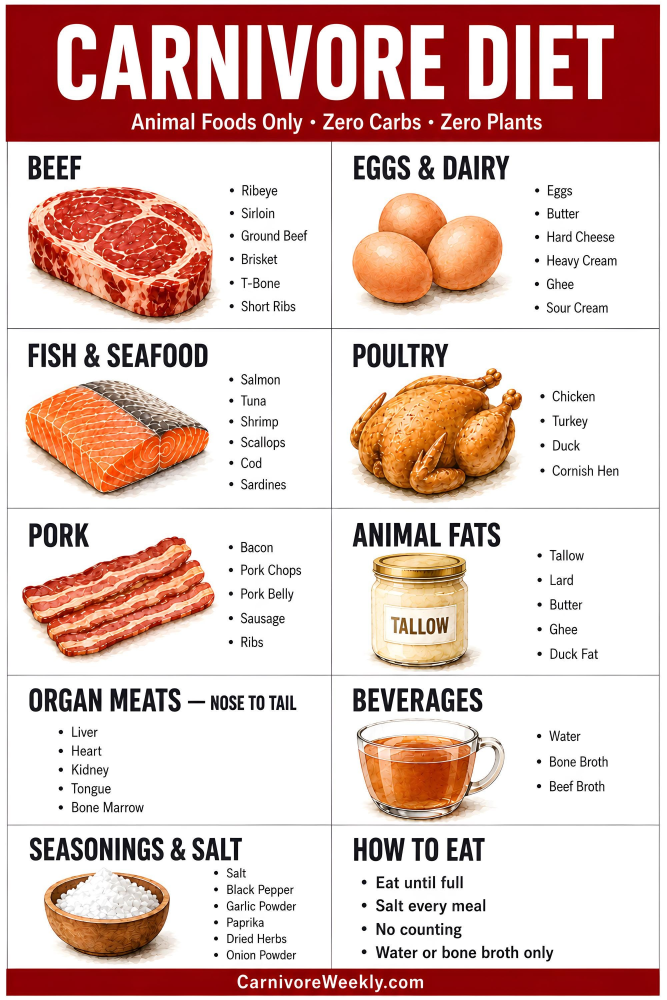
#> input picture etsy/products/listing-images/food-list-buildout-2026-08-10/originals/carn-1.jpg, 2000 x 3000 px (shown at 1/3 size)
$ python build_carnivore_red_chart_art.py
#> lines starting #> are read from the running program, lines starting #| are printed output that depends on the picture
#!/usr/bin/env python3
"""Extract the food illustrations out of the live red carnivore chart.

Context: the Etsy listing 4464217679 photos show a modern red-and-white chart
with 10 sections, but the file buyers download is the old cream-and-sepia
8-section design. See reports/carnivore-chart-mismatch-2026-08-11.md in the
vault. The fix is to rebuild the red chart as a real 8.5x11 300 DPI PDF.

The red chart only survives as a 2000x3000 JPEG pulled off the live listing on
2026-08-10. That is a 2:3 poster shape, so at 300 DPI it prints 6.67x10in,
short of the 8.5x11 the listing promises. Upscaling the whole thing is not
acceptable, so the chart gets retypeset: all the TEXT is rebuilt as real text
in fridge-card-carnivore-red.html, and only the eight watercolour food
illustrations are lifted out of the JPEG and reused here.

HARD RULE (Brew's lessons-learned): nothing here is AI generated. Every
illustration is a crop of the real artwork already shown in the listing photos.

Run:  python3 products/templates/build_carnivore_red_chart_art.py   (cwd=etsy/)
Out:  products/product-images/carnivore-red-chart-art/<name>.png
"""
from pathlib import Path

from PIL import Image, ImageDraw

HERE = Path(__file__).resolve().parent
ETSY = HERE.parent.parent
SRC = (
    ETSY
    / "products"
    / "listing-images"
    / "food-list-buildout-2026-08-10"
    / "originals"
    / "carn-1.jpg"
)
OUT = ETSY / "products" / "product-images" / "carnivore-red-chart-art"

# Bounding boxes measured off carn-1.jpg (2000x3000) by colour-saturation mask.
# The Organ Meats and How To Eat panels carry no illustration in the original.
CROPS = {
    "beef": (84, 560, 637, 963),
    "eggs-dairy": (1057, 579, 1507, 929),
    "fish-seafood": (76, 1149, 626, 1486),
    "poultry": (1050, 1105, 1565, 1500),
    "pork": (67, 1609, 643, 1976),
    "animal-fats": (1114, 1658, 1403, 2000),
    "beverages": (1076, 2206, 1497, 2448),
    "seasonings-salt": (133, 2617, 508, 2878),
}

# The Pork and Poultry artwork tucks up under its own section heading, so a
# plain rectangle drags a slice of the old "PORK" / "POULTRY" lettering along
# with it. These boxes (same source coordinates) get painted back to white.
ERASE = {
    "pork": [(60, 1550, 305, 1660)],
    "poultry": [(1040, 1015, 1360, 1110)],
}

PAD = 18  # keep the soft drop shadow that sits under each illustration


def main():
    OUT.mkdir(parents=True, exist_ok=True)
    src = Image.open(SRC).convert("RGB")
#> src is the input picture: PIL image 2000x3000 RGB; mean R, G, B 223.8, 194.2, 187.6
    for name, (x0, y0, x1, y1) in CROPS.items():
        box = (
            max(0, x0 - PAD),
            max(0, y0 - PAD),
            min(src.width, x1 + PAD),
            min(src.height, y1 + PAD),
        )
        crop = src.crop(box)
        for ex0, ey0, ex1, ey1 in ERASE.get(name, []):
            ImageDraw.Draw(crop).rectangle(
                [ex0 - box[0], ey0 - box[1], ex1 - box[0], ey1 - box[1]],
                fill=(255, 255, 255),
            )
        dest = OUT / f"{name}.png"
        crop.save(dest, "PNG", optimize=True)
        print(f"  {dest.name}  {crop.width}x{crop.height}")
#> this loop made 8 passes
#> pass 1, in main, `crop = src.crop(box)`:
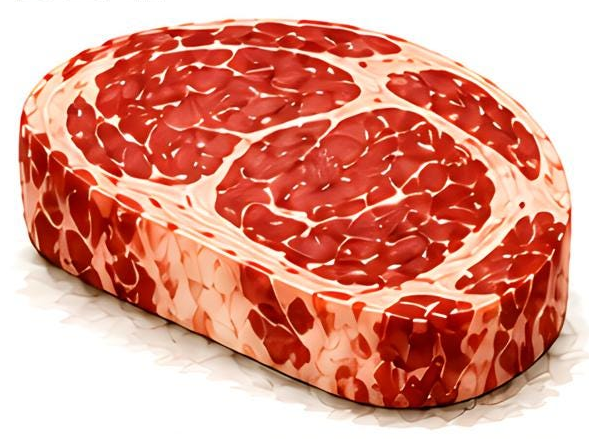
#> crop: PIL image 589x439 RGB; mean R, G, B 221.5, 148.6, 132.9
#> pass 2, in main, `crop = src.crop(box)`:
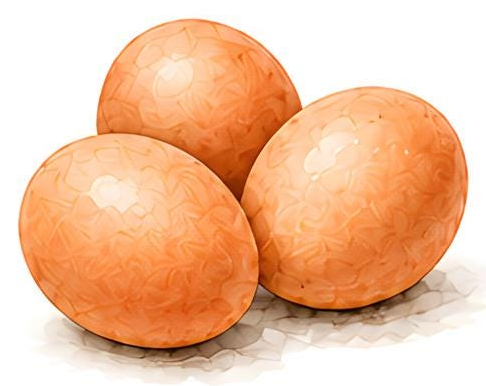
#> crop: PIL image 486x386 RGB; mean R, G, B 240.6, 191.4, 157.4
#> pass 3, in main, `crop = src.crop(box)`:
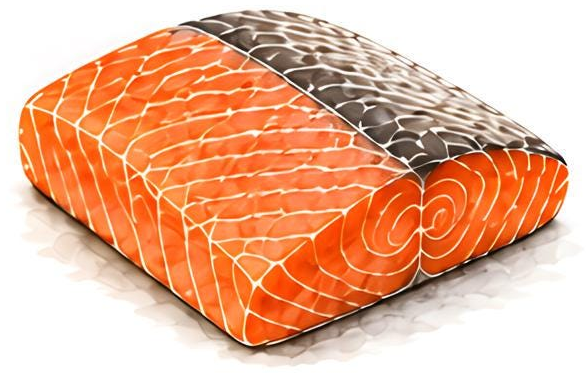
#> crop: PIL image 586x373 RGB; mean R, G, B 232.4, 177.2, 147.1
#> after the loop:
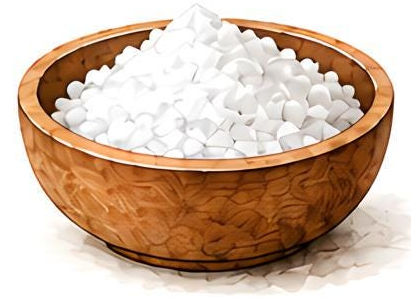
#> crop: PIL image 411x297 RGB; mean R, G, B 207.1, 180.6, 160.2


if __name__ == "__main__":
    main()

$ run again, with etsy/products/listing-images/food-list-buildout-2026-08-10/originals/pesc-1.jpg copied over etsy/products/listing-images/food-list-buildout-2026-08-10/originals/carn-1.jpg
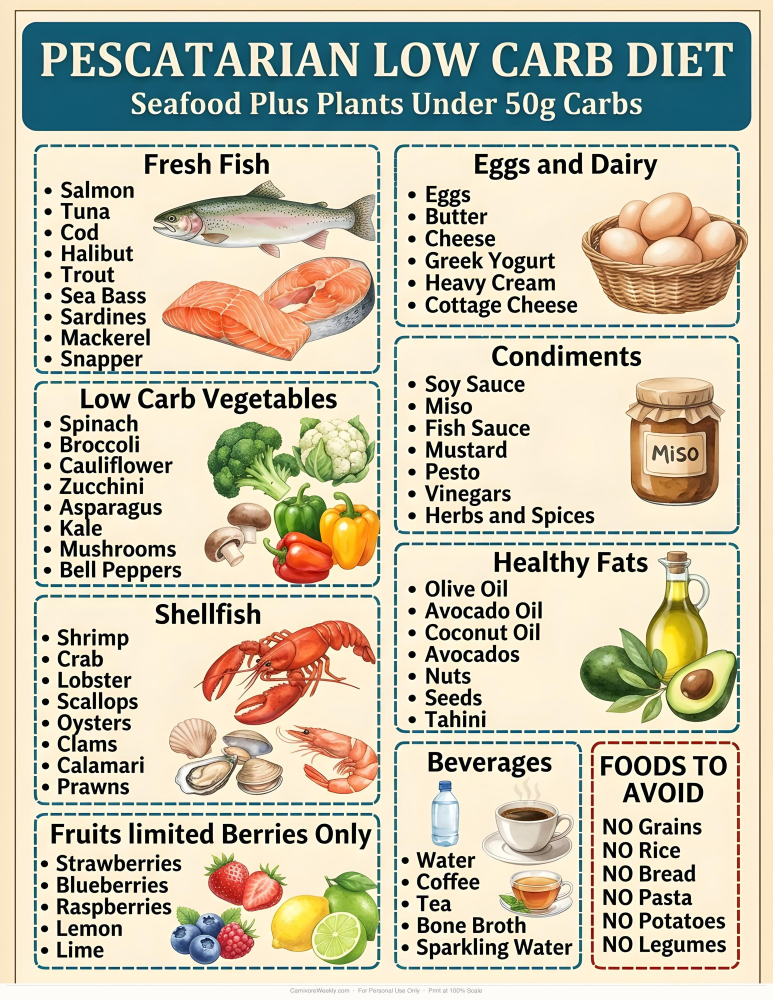
#> input picture etsy/products/listing-images/food-list-buildout-2026-08-10/originals/pesc-1.jpg, 2318 x 3000 px (shown at 1/3 size)
#> in main, src is the input picture: PIL image 2318x3000 RGB; mean R, G, B 199.3, 193.8, 172.5
#> the loop in main, `for name, (x0, y0, x1, y1) in CROPS.items():` made 8 passes
#> pass 1, in main, `crop = src.crop(box)`:
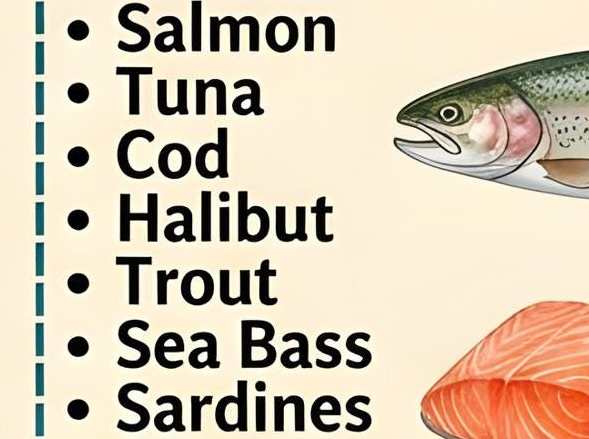
#> crop: PIL image 589x439 RGB; mean R, G, B 212.7, 198.5, 176.8
#> after the loop in main, `for name, (x0, y0, x1, y1) in CROPS.items():`:
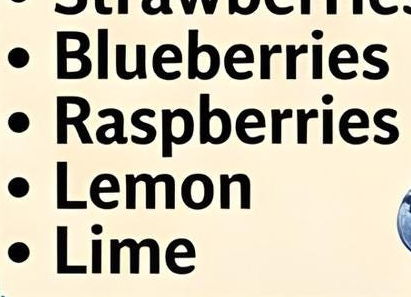
#> crop: PIL image 411x297 RGB; mean R, G, B 202.7, 195.4, 175.9
